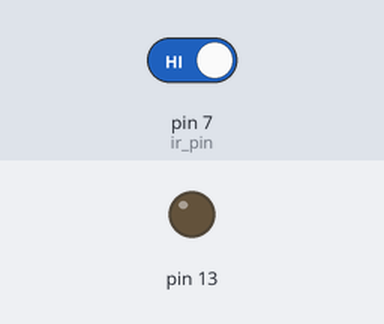
Recording of a sketch running on a simulated Arduino Uno, built with avr-gcc and run on an emulated ATmega328P. Shown: output pins drawn as LEDs (lit = HIGH). The test bench sets the inputs (shaded band); at power-on: pin 7 (ir_pin) HIGH.

Above: at 1.2 s.
1.3 s: pin 7 (ir_pin) driven LOW
At 2.0 s:
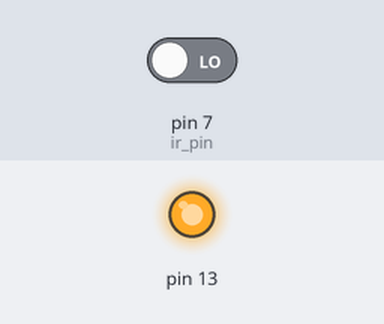
2.8 s: pin 7 (ir_pin) driven HIGH
At 3.2 s:
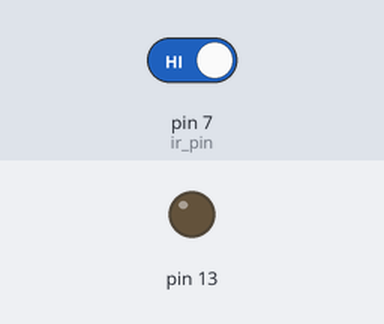
Timing chart, 0 to 5.8 s (numbered marks = the images above; inputs shaded):
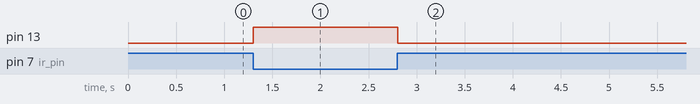

Measured:
- after the input at 1.3 s, pin 13: LOW → HIGH at once
- after the input at 2.8 s, pin 13: HIGH → LOW at once

The sketch:

ir_sensor.ino
```cpp
int ir_pin = 7;
int obstacle;
void setup() {
  // put your setup code here, to run once:
  pinMode(ir_pin, INPUT);
  pinMode(13, OUTPUT);

}

void loop() {
  // put your main code here, to run repeatedly:
  obstacle = digitalRead(ir_pin);
  if (obstacle == LOW) {
    digitalWrite(13, 1);
  }
  if (obstacle == HIGH) {
    digitalWrite(13, 0);
  }
  delay(10);
}
```
